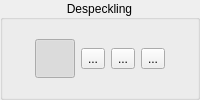
              <widget class="QGroupBox" name="despecklePanel">
               <property name="title">
                <string>Despeckling</string>
               </property>
               <property name="alignment">
                <set>Qt::AlignCenter</set>
               </property>
               <property name="flat">
                <bool>false</bool>
               </property>
               <layout class="QVBoxLayout" name="verticalLayout_23">
                <item>
                 <layout class="QHBoxLayout" name="horizontalLayout_20">
                  <property name="spacing">
                   <number>6</number>
                  </property>
                  <item>
                   <spacer name="horizontalSpacer_51">
                    <property name="orientation">
                     <enum>Qt::Horizontal</enum>
                    </property>
                    <property name="sizeHint" stdset="0">
                     <size>
                      <width>1</width>
                      <height>1</height>
                     </size>
                    </property>
                   </spacer>
                  </item>
                  <item>
                   <widget class="QToolButton" name="despeckleOffBtn">
                    <property name="statusTip">
                     <string>No despeckling</string>
                    </property>
                    <property name="text">
                     <string/>
                    </property>
                    <property name="iconSize">
                     <size>
                      <width>32</width>
                      <height>32</height>
                     </size>
                    </property>
                    <property name="checkable">
                     <bool>true</bool>
                    </property>
                    <property name="checked">
                     <bool>true</bool>
                    </property>
                    <property name="autoExclusive">
                     <bool>true</bool>
                    </property>
                   </widget>
                  </item>
                  <item>
                   <widget class="QToolButton" name="despeckleCautiousBtn">
                    <property name="statusTip">
                     <string>Cautious despeckling</string>
                    </property>
                    <property name="text">
                     <string>...</string>
                    </property>
                    <property name="icon">
                     <iconset resource="../resources/resources.qrc">
                      <normaloff>:/icons/despeckle-cautious.png.png</normaloff>:/icons/despeckle-cautious.png.png</iconset>
                    </property>
                    <property name="iconSize">
                     <size>
                      <width>32</width>
                      <height>32</height>
                     </size>
                    </property>
                    <property name="checkable">
                     <bool>true</bool>
                    </property>
                    <property name="autoExclusive">
                     <bool>true</bool>
                    </property>
                   </widget>
                  </item>
                  <item>
                   <widget class="QToolButton" name="despeckleNormalBtn">
                    <property name="statusTip">
                     <string>Normal despeckling</string>
                    </property>
                    <property name="text">
                     <string>...</string>
                    </property>
                    <property name="icon">
                     <iconset resource="../resources/resources.qrc">
                      <normaloff>:/icons/despeckle-normal.png.png</normaloff>:/icons/despeckle-normal.png.png</iconset>
                    </property>
                    <property name="iconSize">
                     <size>
                      <width>32</width>
                      <height>32</height>
                     </size>
                    </property>
                    <property name="checkable">
                     <bool>true</bool>
                    </property>
                    <property name="autoExclusive">
                     <bool>true</bool>
                    </property>
                   </widget>
                  </item>
                  <item>
                   <widget class="QToolButton" name="despeckleAggressiveBtn">
                    <property name="statusTip">
                     <string>Aggressive despeckling</string>
                    </property>
                    <property name="text">
                     <string>...</string>
                    </property>
                    <property name="icon">
                     <iconset resource="../resources/resources.qrc">
                      <normaloff>:/icons/despeckle-aggressive.png.png</normaloff>:/icons/despeckle-aggressive.png.png</iconset>
                    </property>
                    <property name="iconSize">
                     <size>
                      <width>32</width>
                      <height>32</height>
                     </size>
                    </property>
                    <property name="checkable">
                     <bool>true</bool>
                    </property>
                    <property name="autoExclusive">
                     <bool>true</bool>
                    </property>
                   </widget>
                  </item>
                  <item>
                   <spacer name="horizontalSpacer_52">
                    <property name="orientation">
                     <enum>Qt::Horizontal</enum>
                    </property>
                    <property name="sizeHint" stdset="0">
                     <size>
                      <width>1</width>
                      <height>1</height>
                     </size>
                    </property>
                   </spacer>
                  </item>
                 </layout>
                </item>
               </layout>
              </widget>
